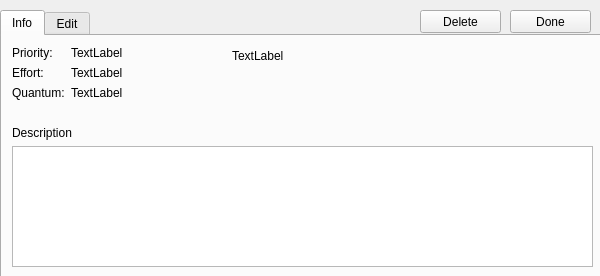
<?xml version="1.0" encoding="UTF-8"?>
<ui version="4.0">
 <class>TaskWidget</class>
 <widget class="QWidget" name="TaskWidget">
  <property name="geometry">
   <rect>
    <x>0</x>
    <y>0</y>
    <width>600</width>
    <height>276</height>
   </rect>
  </property>
  <property name="maximumSize">
   <size>
    <width>600</width>
    <height>300</height>
   </size>
  </property>
  <property name="windowTitle">
   <string>Form</string>
  </property>
  <property name="windowIcon">
   <iconset resource="Desktop/images.qrc">
    <normaloff>:/buttons/images/PNG/Button Add.png</normaloff>:/buttons/images/PNG/Button Add.png</iconset>
  </property>
  <widget class="QTabWidget" name="tabs">
   <property name="geometry">
    <rect>
     <x>0</x>
     <y>10</y>
     <width>601</width>
     <height>271</height>
    </rect>
   </property>
   <property name="currentIndex">
    <number>0</number>
   </property>
   <widget class="QWidget" name="tab">
    <attribute name="title">
     <string>Info</string>
    </attribute>
    <widget class="QLabel" name="titleLabel">
     <property name="geometry">
      <rect>
       <x>230</x>
       <y>10</y>
       <width>151</width>
       <height>20</height>
      </rect>
     </property>
     <property name="text">
      <string>TextLabel</string>
     </property>
    </widget>
    <widget class="QWidget" name="verticalLayoutWidget_2">
     <property name="geometry">
      <rect>
       <x>10</x>
       <y>90</y>
       <width>581</width>
       <height>141</height>
      </rect>
     </property>
     <layout class="QVBoxLayout" name="verticalLayout_2">
      <item>
       <widget class="QLabel" name="description3Label_2">
        <property name="text">
         <string>Description</string>
        </property>
       </widget>
      </item>
      <item>
       <widget class="QTextEdit" name="textEdit_2">
        <property name="textInteractionFlags">
         <set>Qt::TextSelectableByKeyboard|Qt::TextSelectableByMouse</set>
        </property>
       </widget>
      </item>
     </layout>
    </widget>
    <widget class="QWidget" name="formLayoutWidget_2">
     <property name="geometry">
      <rect>
       <x>10</x>
       <y>10</y>
       <width>160</width>
       <height>80</height>
      </rect>
     </property>
     <layout class="QFormLayout" name="formLayout_2">
      <item row="0" column="0">
       <widget class="QLabel" name="label">
        <property name="text">
         <string>Priority: </string>
        </property>
       </widget>
      </item>
      <item row="0" column="1">
       <widget class="QLabel" name="priorityValueLabel">
        <property name="text">
         <string>TextLabel</string>
        </property>
       </widget>
      </item>
      <item row="1" column="0">
       <widget class="QLabel" name="label_2">
        <property name="text">
         <string>Effort: </string>
        </property>
       </widget>
      </item>
      <item row="1" column="1">
       <widget class="QLabel" name="effortValueLabel">
        <property name="text">
         <string>TextLabel</string>
        </property>
       </widget>
      </item>
      <item row="2" column="0">
       <widget class="QLabel" name="label_4">
        <property name="text">
         <string>Quantum:</string>
        </property>
       </widget>
      </item>
      <item row="2" column="1">
       <widget class="QLabel" name="quantumValueLabel">
        <property name="text">
         <string>TextLabel</string>
        </property>
       </widget>
      </item>
     </layout>
    </widget>
   </widget>
   <widget class="QWidget" name="tab_2">
    <attribute name="title">
     <string>Edit</string>
    </attribute>
    <widget class="QPushButton" name="pushButton_2">
     <property name="geometry">
      <rect>
       <x>510</x>
       <y>190</y>
       <width>81</width>
       <height>23</height>
      </rect>
     </property>
     <property name="text">
      <string>Save</string>
     </property>
    </widget>
    <widget class="QWidget" name="formLayoutWidget">
     <property name="geometry">
      <rect>
       <x>0</x>
       <y>0</y>
       <width>271</width>
       <height>181</height>
      </rect>
     </property>
     <layout class="QFormLayout" name="formLayout">
      <property name="fieldGrowthPolicy">
       <enum>QFormLayout::AllNonFixedFieldsGrow</enum>
      </property>
      <item row="0" column="0">
       <widget class="QLabel" name="nameLabel">
        <property name="text">
         <string>Name</string>
        </property>
       </widget>
      </item>
      <item row="0" column="1">
       <widget class="QLineEdit" name="nameLineEdit"/>
      </item>
      <item row="2" column="0">
       <widget class="QLabel" name="priorityLabel">
        <property name="text">
         <string>Priority</string>
        </property>
       </widget>
      </item>
      <item row="2" column="1">
       <widget class="QSpinBox" name="prioritySpinBox"/>
      </item>
      <item row="3" column="0">
       <widget class="QLabel" name="effortLabel">
        <property name="text">
         <string>Effort</string>
        </property>
       </widget>
      </item>
      <item row="3" column="1">
       <widget class="QSpinBox" name="effortSpinBox"/>
      </item>
      <item row="4" column="0">
       <widget class="QLabel" name="dependsOnLabel">
        <property name="text">
         <string>Depends on</string>
        </property>
       </widget>
      </item>
      <item row="4" column="1">
       <widget class="QComboBox" name="dependsOnComboBox"/>
      </item>
     </layout>
    </widget>
    <widget class="QWidget" name="verticalLayoutWidget">
     <property name="geometry">
      <rect>
       <x>279</x>
       <y>0</y>
       <width>311</width>
       <height>181</height>
      </rect>
     </property>
     <layout class="QVBoxLayout" name="verticalLayout">
      <item>
       <widget class="QLabel" name="description3Label">
        <property name="text">
         <string>Description</string>
        </property>
       </widget>
      </item>
      <item>
       <widget class="QTextEdit" name="textEdit"/>
      </item>
     </layout>
    </widget>
   </widget>
  </widget>
  <widget class="QPushButton" name="pushButton">
   <property name="geometry">
    <rect>
     <x>510</x>
     <y>10</y>
     <width>81</width>
     <height>23</height>
    </rect>
   </property>
   <property name="text">
    <string>Done</string>
   </property>
  </widget>
  <widget class="QPushButton" name="pushButton_3">
   <property name="geometry">
    <rect>
     <x>420</x>
     <y>10</y>
     <width>81</width>
     <height>23</height>
    </rect>
   </property>
   <property name="text">
    <string>Delete</string>
   </property>
  </widget>
 </widget>
 <resources>
  <include location="Desktop/images.qrc"/>
 </resources>
 <connections/>
</ui>
